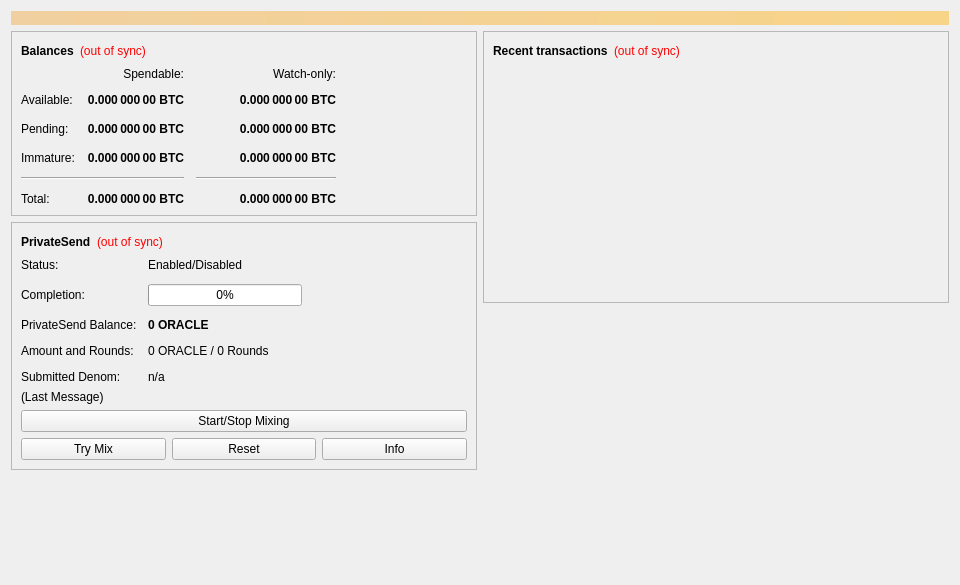
<?xml version="1.0" encoding="UTF-8"?>
<ui version="4.0">
 <class>OverviewPage</class>
 <widget class="QWidget" name="OverviewPage">
  <property name="geometry">
   <rect>
    <x>0</x>
    <y>0</y>
    <width>960</width>
    <height>585</height>
   </rect>
  </property>
  <property name="minimumSize">
   <size>
    <width>960</width>
    <height>0</height>
   </size>
  </property>
  <property name="windowTitle">
   <string>Form</string>
  </property>
  <layout class="QVBoxLayout" name="topLayout">
   <item>
    <widget class="QLabel" name="labelAlerts">
     <property name="visible">
      <bool>false</bool>
     </property>
     <property name="styleSheet">
      <string notr="true">background-color: qlineargradient(x1: 0, y1: 0, x2: 1, y2: 0, stop:0 #F0D0A0, stop:1 #F8D488); color:#000000;</string>
     </property>
     <property name="wordWrap">
      <bool>true</bool>
     </property>
     <property name="margin">
      <number>3</number>
     </property>
    </widget>
   </item>
   <item>
    <layout class="QHBoxLayout" name="horizontalLayout" stretch="1,1">
     <item>
      <layout class="QVBoxLayout" name="verticalLayout_2">
       <item>
        <widget class="QFrame" name="frame">
         <property name="frameShape">
          <enum>QFrame::StyledPanel</enum>
         </property>
         <property name="frameShadow">
          <enum>QFrame::Raised</enum>
         </property>
         <layout class="QVBoxLayout" name="verticalLayout_4">
          <item>
           <layout class="QHBoxLayout" name="horizontalLayout_4">
            <item>
             <widget class="QLabel" name="label_5">
              <property name="font">
               <font>
                <weight>75</weight>
                <bold>true</bold>
               </font>
              </property>
              <property name="text">
               <string>Balances</string>
              </property>
             </widget>
            </item>
            <item>
             <widget class="QLabel" name="labelWalletStatus">
              <property name="toolTip">
               <string>The displayed information may be out of date. Your wallet automatically synchronizes with the Oracle network after a connection is established, but this process has not completed yet.</string>
              </property>
              <property name="styleSheet">
               <string notr="true">QLabel { color: red; }</string>
              </property>
              <property name="text">
               <string notr="true">(out of sync)</string>
              </property>
              <property name="alignment">
               <set>Qt::AlignLeading|Qt::AlignLeft|Qt::AlignVCenter</set>
              </property>
             </widget>
            </item>
            <item>
             <spacer name="horizontalSpacer_3">
              <property name="orientation">
               <enum>Qt::Horizontal</enum>
              </property>
              <property name="sizeHint" stdset="0">
               <size>
                <width>40</width>
                <height>20</height>
               </size>
              </property>
             </spacer>
            </item>
           </layout>
          </item>
          <item>
           <layout class="QGridLayout" name="gridLayout">
            <property name="spacing">
             <number>12</number>
            </property>
            <item row="2" column="2">
             <widget class="QLabel" name="labelWatchPending">
              <property name="font">
               <font>
                <weight>75</weight>
                <bold>true</bold>
               </font>
              </property>
              <property name="cursor">
               <cursorShape>IBeamCursor</cursorShape>
              </property>
              <property name="toolTip">
               <string>Unconfirmed transactions to watch-only addresses</string>
              </property>
              <property name="text">
               <string notr="true">0.000 000 00 BTC</string>
              </property>
              <property name="alignment">
               <set>Qt::AlignRight|Qt::AlignTrailing|Qt::AlignVCenter</set>
              </property>
              <property name="textInteractionFlags">
               <set>Qt::LinksAccessibleByMouse|Qt::TextSelectableByKeyboard|Qt::TextSelectableByMouse</set>
              </property>
             </widget>
            </item>
            <item row="2" column="1">
             <widget class="QLabel" name="labelUnconfirmed">
              <property name="font">
               <font>
                <weight>75</weight>
                <bold>true</bold>
               </font>
              </property>
              <property name="cursor">
               <cursorShape>IBeamCursor</cursorShape>
              </property>
              <property name="toolTip">
               <string>Total of transactions that have yet to be confirmed, and do not yet count toward the spendable balance</string>
              </property>
              <property name="text">
               <string notr="true">0.000 000 00 BTC</string>
              </property>
              <property name="alignment">
               <set>Qt::AlignRight|Qt::AlignTrailing|Qt::AlignVCenter</set>
              </property>
              <property name="textInteractionFlags">
               <set>Qt::LinksAccessibleByMouse|Qt::TextSelectableByKeyboard|Qt::TextSelectableByMouse</set>
              </property>
             </widget>
            </item>
            <item row="3" column="2">
             <widget class="QLabel" name="labelWatchImmature">
              <property name="font">
               <font>
                <weight>75</weight>
                <bold>true</bold>
               </font>
              </property>
              <property name="cursor">
               <cursorShape>IBeamCursor</cursorShape>
              </property>
              <property name="toolTip">
               <string>Mined balance in watch-only addresses that has not yet matured</string>
              </property>
              <property name="text">
               <string notr="true">0.000 000 00 BTC</string>
              </property>
              <property name="alignment">
               <set>Qt::AlignRight|Qt::AlignTrailing|Qt::AlignVCenter</set>
              </property>
              <property name="textInteractionFlags">
               <set>Qt::LinksAccessibleByMouse|Qt::TextSelectableByKeyboard|Qt::TextSelectableByMouse</set>
              </property>
             </widget>
            </item>
            <item row="4" column="0" colspan="2">
             <widget class="Line" name="lineSpendableBalance">
              <property name="orientation">
               <enum>Qt::Horizontal</enum>
              </property>
             </widget>
            </item>
            <item row="4" column="2">
             <widget class="Line" name="lineWatchBalance">
              <property name="sizePolicy">
               <sizepolicy hsizetype="Preferred" vsizetype="Fixed">
                <horstretch>0</horstretch>
                <verstretch>0</verstretch>
               </sizepolicy>
              </property>
              <property name="minimumSize">
               <size>
                <width>140</width>
                <height>0</height>
               </size>
              </property>
              <property name="orientation">
               <enum>Qt::Horizontal</enum>
              </property>
             </widget>
            </item>
            <item row="5" column="0">
             <widget class="QLabel" name="labelTotalText">
              <property name="text">
               <string>Total:</string>
              </property>
             </widget>
            </item>
            <item row="3" column="1">
             <widget class="QLabel" name="labelImmature">
              <property name="font">
               <font>
                <weight>75</weight>
                <bold>true</bold>
               </font>
              </property>
              <property name="cursor">
               <cursorShape>IBeamCursor</cursorShape>
              </property>
              <property name="toolTip">
               <string>Mined balance that has not yet matured</string>
              </property>
              <property name="text">
               <string notr="true">0.000 000 00 BTC</string>
              </property>
              <property name="alignment">
               <set>Qt::AlignRight|Qt::AlignTrailing|Qt::AlignVCenter</set>
              </property>
              <property name="textInteractionFlags">
               <set>Qt::LinksAccessibleByMouse|Qt::TextSelectableByKeyboard|Qt::TextSelectableByMouse</set>
              </property>
             </widget>
            </item>
            <item row="2" column="3">
             <spacer name="horizontalSpacer_2">
              <property name="orientation">
               <enum>Qt::Horizontal</enum>
              </property>
              <property name="sizeHint" stdset="0">
               <size>
                <width>40</width>
                <height>20</height>
               </size>
              </property>
             </spacer>
            </item>
            <item row="3" column="0">
             <widget class="QLabel" name="labelImmatureText">
              <property name="text">
               <string>Immature:</string>
              </property>
             </widget>
            </item>
            <item row="5" column="1">
             <widget class="QLabel" name="labelTotal">
              <property name="font">
               <font>
                <weight>75</weight>
                <bold>true</bold>
               </font>
              </property>
              <property name="cursor">
               <cursorShape>IBeamCursor</cursorShape>
              </property>
              <property name="toolTip">
               <string>Your current total balance</string>
              </property>
              <property name="text">
               <string notr="true">0.000 000 00 BTC</string>
              </property>
              <property name="alignment">
               <set>Qt::AlignRight|Qt::AlignTrailing|Qt::AlignVCenter</set>
              </property>
              <property name="textInteractionFlags">
               <set>Qt::LinksAccessibleByMouse|Qt::TextSelectableByKeyboard|Qt::TextSelectableByMouse</set>
              </property>
             </widget>
            </item>
            <item row="5" column="2">
             <widget class="QLabel" name="labelWatchTotal">
              <property name="font">
               <font>
                <weight>75</weight>
                <bold>true</bold>
               </font>
              </property>
              <property name="cursor">
               <cursorShape>IBeamCursor</cursorShape>
              </property>
              <property name="toolTip">
               <string>Current total balance in watch-only addresses</string>
              </property>
              <property name="text">
               <string notr="true">0.000 000 00 BTC</string>
              </property>
              <property name="alignment">
               <set>Qt::AlignRight|Qt::AlignTrailing|Qt::AlignVCenter</set>
              </property>
              <property name="textInteractionFlags">
               <set>Qt::LinksAccessibleByMouse|Qt::TextSelectableByKeyboard|Qt::TextSelectableByMouse</set>
              </property>
             </widget>
            </item>
            <item row="0" column="2">
             <widget class="QLabel" name="labelWatchonly">
              <property name="text">
               <string>Watch-only:</string>
              </property>
              <property name="alignment">
               <set>Qt::AlignRight|Qt::AlignTrailing|Qt::AlignVCenter</set>
              </property>
             </widget>
            </item>
            <item row="1" column="0">
             <widget class="QLabel" name="labelBalanceText">
              <property name="text">
               <string>Available:</string>
              </property>
             </widget>
            </item>
            <item row="1" column="1">
             <widget class="QLabel" name="labelBalance">
              <property name="font">
               <font>
                <weight>75</weight>
                <bold>true</bold>
               </font>
              </property>
              <property name="cursor">
               <cursorShape>IBeamCursor</cursorShape>
              </property>
              <property name="toolTip">
               <string>Your current spendable balance</string>
              </property>
              <property name="text">
               <string notr="true">0.000 000 00 BTC</string>
              </property>
              <property name="alignment">
               <set>Qt::AlignRight|Qt::AlignTrailing|Qt::AlignVCenter</set>
              </property>
              <property name="textInteractionFlags">
               <set>Qt::LinksAccessibleByMouse|Qt::TextSelectableByKeyboard|Qt::TextSelectableByMouse</set>
              </property>
             </widget>
            </item>
            <item row="1" column="2">
             <widget class="QLabel" name="labelWatchAvailable">
              <property name="font">
               <font>
                <weight>75</weight>
                <bold>true</bold>
               </font>
              </property>
              <property name="cursor">
               <cursorShape>IBeamCursor</cursorShape>
              </property>
              <property name="toolTip">
               <string>Your current balance in watch-only addresses</string>
              </property>
              <property name="text">
               <string notr="true">0.000 000 00 BTC</string>
              </property>
              <property name="alignment">
               <set>Qt::AlignRight|Qt::AlignTrailing|Qt::AlignVCenter</set>
              </property>
              <property name="textInteractionFlags">
               <set>Qt::LinksAccessibleByMouse|Qt::TextSelectableByKeyboard|Qt::TextSelectableByMouse</set>
              </property>
             </widget>
            </item>
            <item row="2" column="0">
             <widget class="QLabel" name="labelPendingText">
              <property name="text">
               <string>Pending:</string>
              </property>
             </widget>
            </item>
            <item row="0" column="1">
             <widget class="QLabel" name="labelSpendable">
              <property name="text">
               <string>Spendable:</string>
              </property>
              <property name="alignment">
               <set>Qt::AlignRight|Qt::AlignTrailing|Qt::AlignVCenter</set>
              </property>
             </widget>
            </item>
           </layout>
          </item>
         </layout>
        </widget>
       </item>
       <item>
        <widget class="QFrame" name="framePrivateSend">
         <property name="layoutDirection">
          <enum>Qt::LeftToRight</enum>
         </property>
         <property name="frameShape">
          <enum>QFrame::StyledPanel</enum>
         </property>
         <property name="frameShadow">
          <enum>QFrame::Raised</enum>
         </property>
         <layout class="QVBoxLayout" name="VerticalLayout_PS1">
          <item>
           <layout class="QHBoxLayout" name="horizontalLayout_5">
            <item>
             <widget class="QLabel" name="labelPrivateSendHeader">
              <property name="font">
               <font>
                <weight>75</weight>
                <bold>true</bold>
               </font>
              </property>
              <property name="text">
               <string>PrivateSend</string>
              </property>
             </widget>
            </item>
            <item>
             <widget class="QLabel" name="labelPrivateSendSyncStatus">
              <property name="toolTip">
               <string>The displayed information may be out of date. Your wallet automatically synchronizes with the Oracle network after a connection is established, but this process has not completed yet.</string>
              </property>
              <property name="styleSheet">
               <string notr="true">QLabel { color: red; }</string>
              </property>
              <property name="text">
               <string notr="true">(out of sync)</string>
              </property>
              <property name="alignment">
               <set>Qt::AlignLeading|Qt::AlignLeft|Qt::AlignVCenter</set>
              </property>
             </widget>
            </item>
            <item>
             <spacer name="horizontalSpacer_4">
              <property name="orientation">
               <enum>Qt::Horizontal</enum>
              </property>
              <property name="sizeHint" stdset="0">
               <size>
                <width>40</width>
                <height>20</height>
               </size>
              </property>
             </spacer>
            </item>
           </layout>
          </item>
          <item>
           <layout class="QFormLayout" name="privateSendFormLayout">
            <property name="fieldGrowthPolicy">
             <enum>QFormLayout::AllNonFixedFieldsGrow</enum>
            </property>
            <property name="horizontalSpacing">
             <number>11</number>
            </property>
            <property name="verticalSpacing">
             <number>12</number>
            </property>
            <item row="0" column="0">
             <widget class="QLabel" name="labelPrivateSendEnabledText">
              <property name="text">
               <string>Status:</string>
              </property>
             </widget>
            </item>
            <item row="0" column="1">
             <widget class="QLabel" name="labelPrivateSendEnabled">
              <property name="text">
               <string>Enabled/Disabled</string>
              </property>
             </widget>
            </item>
            <item row="1" column="0">
             <widget class="QLabel" name="labelCompletitionText">
              <property name="text">
               <string>Completion:</string>
              </property>
             </widget>
            </item>
            <item row="1" column="1">
             <widget class="QProgressBar" name="privateSendProgress">
              <property name="maximumSize">
               <size>
                <width>154</width>
                <height>16777215</height>
               </size>
              </property>
              <property name="value">
               <number>0</number>
              </property>
             </widget>
            </item>
            <item row="2" column="0">
             <widget class="QLabel" name="labelAnonymizedText">
              <property name="text">
               <string>PrivateSend Balance:</string>
              </property>
             </widget>
            </item>
            <item row="2" column="1">
             <widget class="QLabel" name="labelAnonymized">
              <property name="font">
               <font>
                <weight>75</weight>
                <bold>true</bold>
               </font>
              </property>
              <property name="text">
               <string notr="true">0 ORACLE</string>
              </property>
             </widget>
            </item>
            <item row="3" column="0">
             <widget class="QLabel" name="labelAmountAndRoundsText">
              <property name="text">
               <string>Amount and Rounds:</string>
              </property>
             </widget>
            </item>
            <item row="3" column="1">
             <widget class="QLabel" name="labelAmountRounds">
              <property name="text">
               <string>0 ORACLE / 0 Rounds</string>
              </property>
             </widget>
            </item>
            <item row="4" column="0">
             <widget class="QLabel" name="labelSubmittedDenomText">
              <property name="text">
               <string>Submitted Denom:</string>
              </property>
             </widget>
            </item>
            <item row="4" column="1">
             <widget class="QLabel" name="labelSubmittedDenom">
              <property name="toolTip">
               <string>The denominations you submitted to the Masternode.&lt;br&gt;To mix, other users must submit the exact same denominations.</string>
              </property>
              <property name="text">
               <string>n/a</string>
              </property>
             </widget>
            </item>
           </layout>
          </item>
          <item>
           <layout class="QVBoxLayout" name="VerticalLayout_PS">
            <item>
             <widget class="QLabel" name="labelPrivateSendLastMessage">
              <property name="text">
               <string>(Last Message)</string>
              </property>
              <property name="alignment">
               <set>Qt::AlignLeading|Qt::AlignLeft|Qt::AlignTop</set>
              </property>
              <property name="wordWrap">
               <bool>true</bool>
              </property>
             </widget>
            </item>
            <item>
             <widget class="QPushButton" name="togglePrivateSend">
              <property name="sizePolicy">
               <sizepolicy hsizetype="MinimumExpanding" vsizetype="Fixed">
                <horstretch>0</horstretch>
                <verstretch>0</verstretch>
               </sizepolicy>
              </property>
              <property name="text">
               <string>Start/Stop Mixing</string>
              </property>
             </widget>
            </item>
            <item>
             <layout class="QHBoxLayout" name="horizontalLayout_debugbuttons">
              <item>
               <widget class="QPushButton" name="privateSendAuto">
                <property name="sizePolicy">
                 <sizepolicy hsizetype="MinimumExpanding" vsizetype="Fixed">
                  <horstretch>0</horstretch>
                  <verstretch>0</verstretch>
                 </sizepolicy>
                </property>
                <property name="toolTip">
                 <string>Try to manually submit a PrivateSend request.</string>
                </property>
                <property name="text">
                 <string>Try Mix</string>
                </property>
               </widget>
              </item>
              <item>
               <widget class="QPushButton" name="privateSendReset">
                <property name="sizePolicy">
                 <sizepolicy hsizetype="MinimumExpanding" vsizetype="Fixed">
                  <horstretch>0</horstretch>
                  <verstretch>0</verstretch>
                 </sizepolicy>
                </property>
                <property name="toolTip">
                 <string>Reset the current status of PrivateSend (can interrupt PrivateSend if it's in the process of Mixing, which can cost you money!)</string>
                </property>
                <property name="autoFillBackground">
                 <bool>false</bool>
                </property>
                <property name="text">
                 <string>Reset</string>
                </property>
               </widget>
              </item>
              <item>
               <widget class="QPushButton" name="privateSendInfo">
                <property name="sizePolicy">
                 <sizepolicy hsizetype="MinimumExpanding" vsizetype="Fixed">
                  <horstretch>0</horstretch>
                  <verstretch>0</verstretch>
                 </sizepolicy>
                </property>
                <property name="toolTip">
                 <string>Information about PrivateSend and Mixing</string>
                </property>
                <property name="text">
                 <string>Info</string>
                </property>
               </widget>
              </item>
             </layout>
            </item>
           </layout>
          </item>
         </layout>
        </widget>
       </item>
       <item>
        <spacer name="verticalSpacer">
         <property name="orientation">
          <enum>Qt::Vertical</enum>
         </property>
         <property name="sizeHint" stdset="0">
          <size>
           <width>20</width>
           <height>40</height>
          </size>
         </property>
        </spacer>
       </item>
      </layout>
     </item>
     <item>
      <layout class="QVBoxLayout" name="verticalLayout_3">
       <item>
        <widget class="QFrame" name="frame_2">
         <property name="frameShape">
          <enum>QFrame::StyledPanel</enum>
         </property>
         <property name="frameShadow">
          <enum>QFrame::Raised</enum>
         </property>
         <layout class="QVBoxLayout" name="verticalLayout">
          <item>
           <layout class="QHBoxLayout" name="horizontalLayout_2">
            <item>
             <widget class="QLabel" name="label_4">
              <property name="font">
               <font>
                <weight>75</weight>
                <bold>true</bold>
               </font>
              </property>
              <property name="text">
               <string>Recent transactions</string>
              </property>
             </widget>
            </item>
            <item>
             <widget class="QLabel" name="labelTransactionsStatus">
              <property name="toolTip">
               <string>The displayed information may be out of date. Your wallet automatically synchronizes with the Oracle network after a connection is established, but this process has not completed yet.</string>
              </property>
              <property name="styleSheet">
               <string notr="true">QLabel { color: red; }</string>
              </property>
              <property name="text">
               <string notr="true">(out of sync)</string>
              </property>
              <property name="alignment">
               <set>Qt::AlignLeading|Qt::AlignLeft|Qt::AlignVCenter</set>
              </property>
             </widget>
            </item>
            <item>
             <spacer name="horizontalSpacer">
              <property name="orientation">
               <enum>Qt::Horizontal</enum>
              </property>
              <property name="sizeHint" stdset="0">
               <size>
                <width>40</width>
                <height>20</height>
               </size>
              </property>
             </spacer>
            </item>
           </layout>
          </item>
          <item>
           <widget class="QListView" name="listTransactions">
            <property name="styleSheet">
             <string notr="true">QListView { background: transparent; }</string>
            </property>
            <property name="frameShape">
             <enum>QFrame::NoFrame</enum>
            </property>
            <property name="verticalScrollBarPolicy">
             <enum>Qt::ScrollBarAlwaysOff</enum>
            </property>
            <property name="horizontalScrollBarPolicy">
             <enum>Qt::ScrollBarAlwaysOff</enum>
            </property>
            <property name="selectionMode">
             <enum>QAbstractItemView::NoSelection</enum>
            </property>
           </widget>
          </item>
         </layout>
        </widget>
       </item>
       <item>
        <spacer name="verticalSpacer_2">
         <property name="orientation">
          <enum>Qt::Vertical</enum>
         </property>
         <property name="sizeHint" stdset="0">
          <size>
           <width>20</width>
           <height>40</height>
          </size>
         </property>
        </spacer>
       </item>
      </layout>
     </item>
    </layout>
   </item>
  </layout>
 </widget>
 <resources/>
 <connections/>
</ui>
